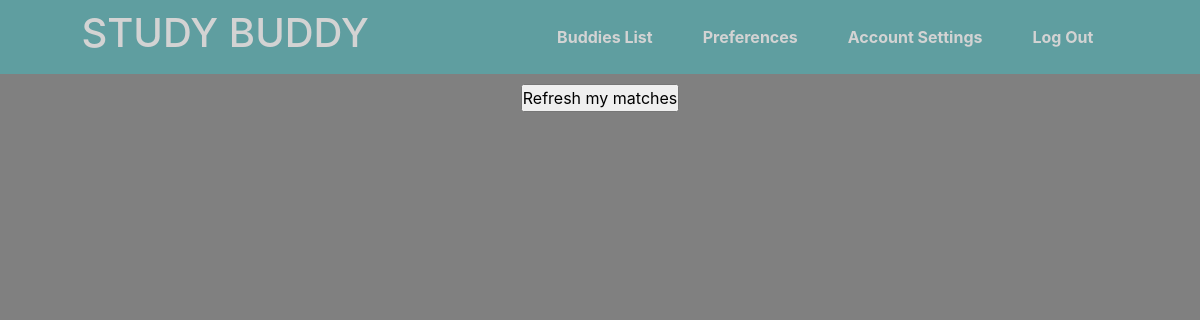
Page / (signed in) on the earlier database version.
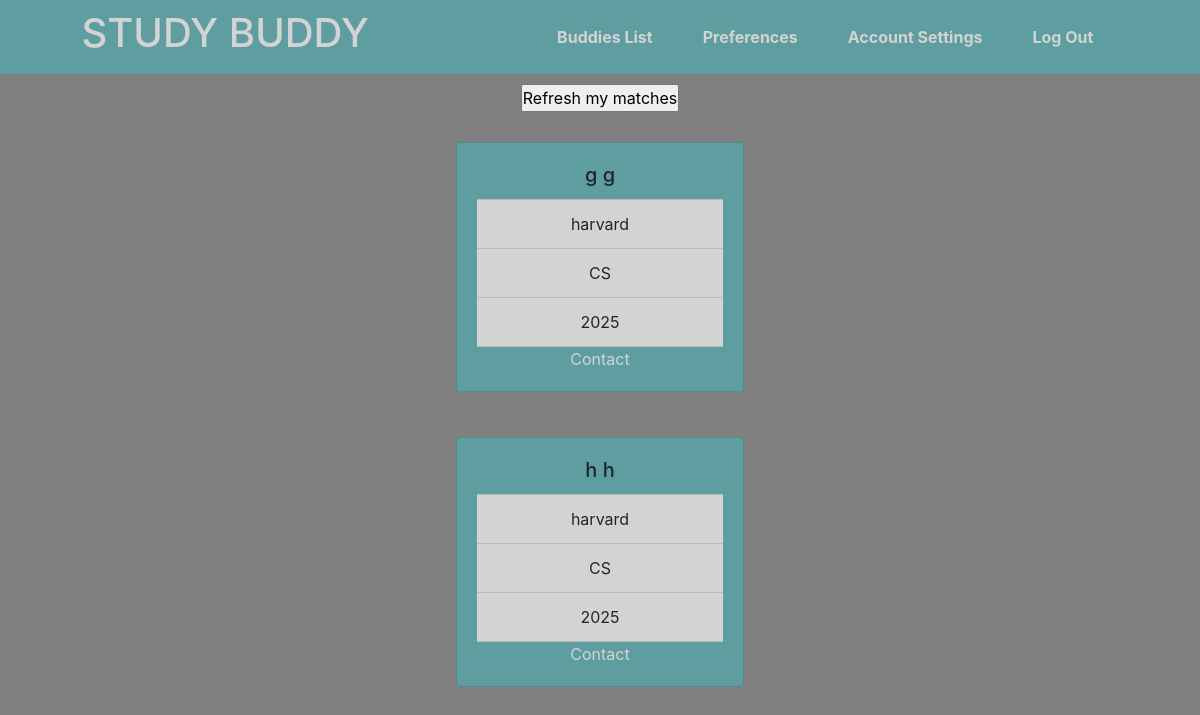
Same page on the later database version.
### tables this page shows
CREATE TABLE matches(
    id INTEGER,
    match_id INTEGER,
    FOREIGN KEY(match_id) REFERENCES users(id)
);

CREATE TABLE users(
    id INTEGER,
    username TEXT UNIQUE NOT NULL, 
    firstname TEXT NOT NULL,
    lastname TEXT NOT NULL,
    phone TEXT NOT NULL,
    email TEXT NOT NULL,
    password TEXT NOT NULL,
    college TEXT,
    class TEXT,
    concentration TEXT,
    daychoice TEXT,
    time TEXT,
    place TEXT,
    PRIMARY KEY(id)
);

### app.py (the view)
@app.route("/")
@login_required
def index():
    user_id = session["id"]
    results = db.execute(f"SELECT * FROM users JOIN matches ON matches.match_id = users.id WHERE matches.id = {user_id}")
    return render_template("index.html", results=results)

### app.py (called while the page is built)
def login_required(f):
    @wraps(f)
    def decorated_function(*args, **kwargs):
        if session.get("id") is None:
            return redirect(url_for('login', next=request.url))
        return f(*args, **kwargs)
    return decorated_function

### templates/index.html (shortened to what this page needs)
{% extends "layout.html" %}
{% block body %}
    <div id="refresh-container">
        <form action="/preferences" method="post">
          <input type="submit" value="Refresh my matches">
        </form>
    </div>
    {% for result in results %}
    <div class="card-container">
        <div class="card" style="width: 18rem; background-color:cadetblue">
            <div class="card-body">
              <h5 class="card-title">{{ result["firstname"] }} {{ result["lastname"] }}</h5>
              <ul class="list-group list-group-flush">
                <li class="list-group-item">{{ result["college"] }}</li>
                <li class="list-group-item">{{ result["concentration"] }}</li>
                <li class="list-group-item">{{ result["class"] }}</li>
              </ul>
              <a href="#" class="card-link">Contact</a>
            </div>
      </div>
    </div>
    {% endfor %}
{% endblock %}

### templates/layout.html (shortened to what this page needs)
<!DOCTYPE html>
<html lang="en">
    <head>
        <link rel="stylesheet" href="https://maxcdn.bootstrapcdn.com/bootstrap/4.0.0/css/bootstrap.min.css">
        <link rel="stylesheet" href="https://use.fontawesome.com/releases/v5.15.4/css/all.css">
        <link href="/static/styles.css" rel="stylesheet">
    </head>
    <body>
        <nav>
          <div id="nav-name">
            <a href="/"><h1>STUDY BUDDY</h1></a>
          </div>
          <div id="nav-links">
            {% if session["id"] %}
                <div class="links">
                    <a href="/">Buddies List</a>
                    <a href="/preferences">Preferences</a>
                    <a href="/account">Account Settings</a>
                    <a href="/logout">Log Out</a>
                </div>
            {% else %}
                <div class="links">
                    <a href="/login">Log In</a>
                    <a href="/signup">Sign Up</a>
                </div>
            {% endif %}
            </div>
        </nav>
        {% block body %} {% endblock %}
    </body>
</html>

### static/styles.css (style rules this page uses)
* { margin: 0px; padding: 0px; }
body { background-color: gray; }
nav { display: flex; justify-content: space-around; align-items: center; background-color:cadetblue; font-weight: bold; }
#nav-name { color:lightgray; }
nav .links { display: flex; justify-content: space-between; list-style: none; align-items: center; }
nav .links a { padding: 25px; }
a { color:lightgray; }
.list-group-item { background-color: lightgray; }
.card-container { margin: 15px; display: flex; justify-content: space-around; align-content: space-around; align-items: space-around; text-align: center; }
.card { margin: 15px; }
#refresh-container { text-align: center; margin: 10px; }

Differences in the rows shown:
added matches: firstname "g", lastname "g", college "harvard", concentration "CS", class "2025"
added matches: firstname "h", lastname "h", college "harvard", concentration "CS", class "2025"
